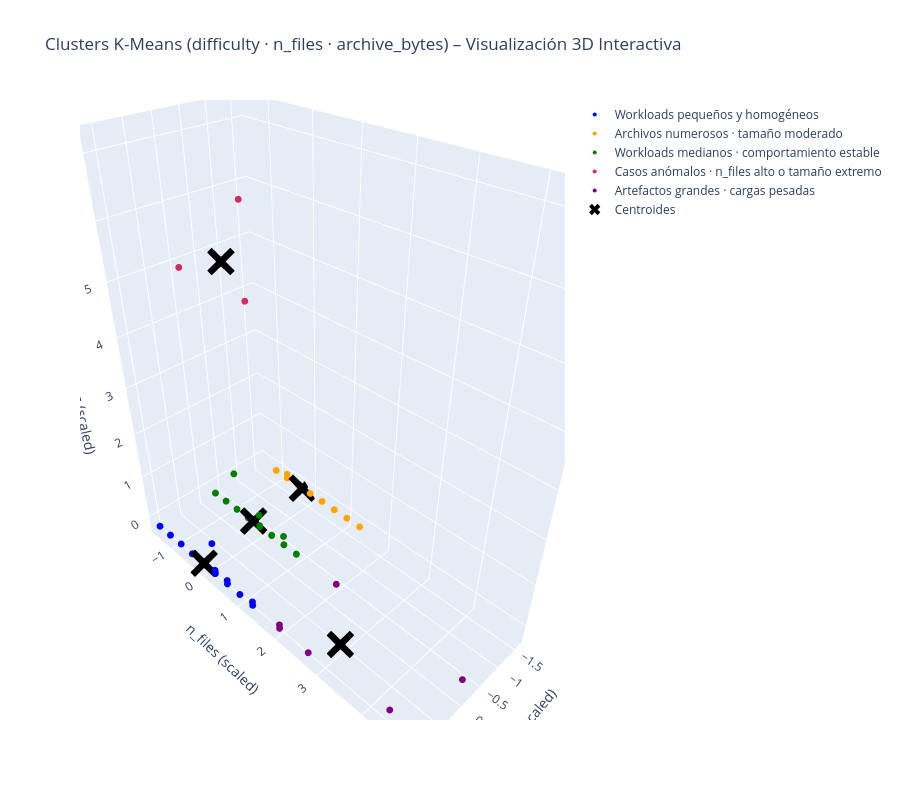

The code cell stored with this chart in its notebook:
### Markdown cell above
### 5.1.4 Aplicar K-Means y visualización 3D Ploty (interactiva) ### 
Aplicamos K-Means con k=4

### Code cell
# Colores para los 5 clusters
colors = ['blue', 'orange', 'green', '#D12B60', 'purple']

# Etiquetas de caracterización (EDÍTALAS si deseas)


# Centroides reales del modelo
centroids = model_x.cluster_centers_

fig = go.Figure()

for i in range(clusters_opt):
    fig.add_trace(
        go.Scatter3d(
            x=x_scaled[y_clusters_x == i, 0],
            y=x_scaled[y_clusters_x == i, 1],
            z=x_scaled[y_clusters_x == i, 2],
            mode="markers",
            marker=dict(size=4, color=colors[i]),
            name=labels[i],
            hovertemplate=(
                "<b>Cluster:</b> " + labels[i] + "<br>" +
                "difficulty: %{x:.2f}<br>" +
                "n_files: %{y:.2f}<br>" +
                "archive_bytes: %{z:.2f}<br><extra></extra>"
            )
        )
    )

# Centroides en Plotly
fig.add_trace(
    go.Scatter3d(
        x=centroids[:, 0],
        y=centroids[:, 1],
        z=centroids[:, 2],
        mode="markers",
        marker=dict(size=10, color='black', symbol="x"),
        name="Centroides"
    )
)

fig.update_layout(
    title="Clusters K-Means (difficulty · n_files · archive_bytes) – Visualización 3D Interactiva",
    width=900,
    height=800,
    scene=dict(
        xaxis_title="difficulty (scaled)",
        yaxis_title="n_files (scaled)",
        zaxis_title="archive_bytes (scaled)"
    )
)

fig.show()

### Figure 1 — Plotly figure (JSON) as saved in the notebook; plotly's stock layout.template omitted (floating-point values rounded to 4 significant figures)
{"data": [{"hovertemplate": "<b>Cluster:</b> Workloads pequeños y homogéneos<br>difficulty: %{x:.2f}<br>n_files: %{y:.2f}<br>archive_bytes: %{z:.2f}<br><extra></extra>", "marker": {"color": "blue", "size": 4}, "mode": "markers", "name": "Workloads pequeños y homogéneos", "type": "scatter3d", "x": [1.119, 1.119, 1.119, 1.119, 1.119, 1.119, 1.119, 1.119, 1.119, 1.119, 1.119, 1.119, 1.119, 1.119, 1.119, 1.119, 1.119, 1.119, 1.119, 1.119, 1.119, 1.119, 1.119, 1.119, 1.119, 1.119, 1.119, 1.119, 1.119, 1.119, 1.119, 1.119, 1.119, 1.119, 1.119, 1.119], "y": [-1.116, 0.9728, -0.4196, 0.2766, -0.07149, -1.116, 0.6247, -0.4196, -0.4196, 0.6247, -0.07149, 0.6247, -0.07149, -0.4196, 0.6247, 0.2766, -0.07149, 0.9728, -0.7677, 0.2766, -0.07149, 0.2766, 0.2766, -0.4196, -0.4196, -0.07149, 1.321, -1.116, 0.6247, 0.2766, -0.07149, -1.116, -0.07149, -1.464, -1.464, 1.321], "z": [-0.1903, -0.1884, -0.1911, 0.5763, -0.1895, -0.1909, -0.1903, -0.1914, -0.1911, -0.1911, -0.1893, -0.1887, -0.1917, -0.1911, -0.103, -0.1032, -0.1922, -0.1905, -0.1818, -0.1444, -0.1912, -0.19, -0.1901, -0.1921, -0.1918, -0.1921, -0.09721, -0.1914, -0.1911, -0.1911, -0.1904, -0.1893, -0.1918, -0.1918, -0.1915, -0.1855]}, {"hovertemplate": "<b>Cluster:</b> Archivos numerosos · tamaño moderado<br>difficulty: %{x:.2f}<br>n_files: %{y:.2f}<br>archive_bytes: %{z:.2f}<br><extra></extra>", "marker": {"color": "orange", "size": 4}, "mode": "markers", "name": "Archivos numerosos · tamaño moderado", "type": "scatter3d", "x": [-1.635, -1.635, -1.635, -1.635, -1.635, -1.635, -1.635, -1.635, -1.635, -1.635, -1.635, -1.635, -1.635, -1.635, -1.635, -1.635, -1.635, -1.635, -1.635, -1.635, -1.635], "y": [-0.4196, -0.7677, -0.4196, -0.07149, -1.116, -0.07149, 0.2766, -0.4196, -1.116, -0.4196, -1.116, -0.4196, -0.7677, -1.116, 0.6247, -0.4196, -0.07149, 0.9728, -0.4196, -0.4196, 1.321], "z": [-0.1922, -0.1916, -0.1921, -0.1923, -0.1922, -0.1924, -0.1904, -0.1919, -0.1913, -0.1925, -0.1912, -0.1881, -0.09325, -0.1923, -0.1909, -0.1899, -0.1913, -0.1916, -0.192, -0.1909, -0.1887]}, {"hovertemplate": "<b>Cluster:</b> Workloads medianos · comportamiento estable<br>difficulty: %{x:.2f}<br>n_files: %{y:.2f}<br>archive_bytes: %{z:.2f}<br><extra></extra>", "marker": {"color": "green", "size": 4}, "mode": "markers", "name": "Workloads medianos · comportamiento estable", "type": "scatter3d", "x": [-0.2582, -0.2582, -0.2582, -0.2582, -0.2582, -0.2582, -0.2582, -0.2582, -0.2582, -0.2582, -0.2582, -0.2582, -0.2582, -0.2582, -0.2582, -0.2582, -0.2582, -0.2582, -0.2582, -0.2582, -0.2582, -0.2582, -0.2582, -0.2582, -0.2582, -0.2582, -0.2582, -0.2582, -0.2582, -0.2582, -0.2582, -0.2582, -0.2582, -0.2582, -0.2582, -0.2582, -0.2582, -0.2582, -0.2582, -0.2582, -0.2582, -0.2582, -0.2582, -0.2582, -0.2582, -0.2582], "y": [-0.7677, -0.07149, -0.4196, -0.4196, -0.07149, -0.07149, 0.2766, -0.07149, -0.7677, 0.2766, -0.07149, -0.07149, -0.4196, -0.07149, 0.2766, -0.4196, -0.07149, -0.4196, 0.6247, -0.07149, -1.116, 0.2766, -1.116, 0.6247, -1.116, -0.07149, -0.4196, 0.9728, -1.116, -0.4196, -1.116, -0.4196, -0.4196, -0.4196, -0.07149, 0.6247, 0.9728, -1.116, 0.2766, -0.07149, -0.4196, -0.4196, -1.464, -0.07149, -0.4196, -0.7677], "z": [-0.1851, -0.1888, -0.1915, -0.1923, -0.1915, -0.1915, -0.1912, -0.1902, -0.1906, -0.1914, -0.192, -0.1908, -0.1909, 0.1085, -0.1813, -0.192, -0.1904, -0.1919, -0.1913, -0.1914, -0.1897, -0.192, -0.1914, -0.1894, -0.1923, -0.1902, -0.191, -0.1916, -0.1913, -0.191, -0.1905, -0.192, -0.1917, -0.1919, -0.1684, 0.02966, -0.186, -0.1901, -0.1827, -0.1912, -0.1921, -0.1916, -0.1918, -0.1908, -0.1919, 0.7414]}, {"hovertemplate": "<b>Cluster:</b> Casos anómalos · n_files alto o tamaño extremo<br>difficulty: %{x:.2f}<br>n_files: %{y:.2f}<br>archive_bytes: %{z:.2f}<br><extra></extra>", "marker": {"color": "#D12B60", "size": 4}, "mode": "markers", "name": "Casos anómalos · n_files alto o tamaño extremo", "type": "scatter3d", "x": [-0.2582, 1.119, 1.119], "y": [-0.07149, 0.2766, 1.669], "z": [4.716, 5.847, 7.145]}, {"hovertemplate": "<b>Cluster:</b> Artefactos grandes · cargas pesadas<br>difficulty: %{x:.2f}<br>n_files: %{y:.2f}<br>archive_bytes: %{z:.2f}<br><extra></extra>", "marker": {"color": "purple", "size": 4}, "mode": "markers", "name": "Artefactos grandes · cargas pesadas", "type": "scatter3d", "x": [-0.2582, 1.119, 1.119, 1.119, 1.119, -0.2582], "y": [4.802, 2.017, 2.713, 4.454, 2.017, 2.017], "z": [-0.1878, -0.1861, -0.184, 0.1149, -0.09727, -0.1877]}, {"marker": {"color": "black", "size": 10, "symbol": "x"}, "mode": "markers", "name": "Centroides", "type": "scatter3d", "x": [1.119, -1.635, -0.2582, 0.6598, 0.6598], "y": [-0.05215, -0.3036, -0.2531, 0.6247, 3.003], "z": [-0.1603, -0.1866, -0.1585, 5.903, -0.1213]}], "layout": {"height": 800, "scene": {"xaxis": {"title": {"text": "difficulty (scaled)"}}, "yaxis": {"title": {"text": "n_files (scaled)"}}, "zaxis": {"title": {"text": "archive_bytes (scaled)"}}}, "title": {"text": "Clusters K-Means (difficulty · n_files · archive_bytes) – Visualización 3D Interactiva"}, "width": 900}}
